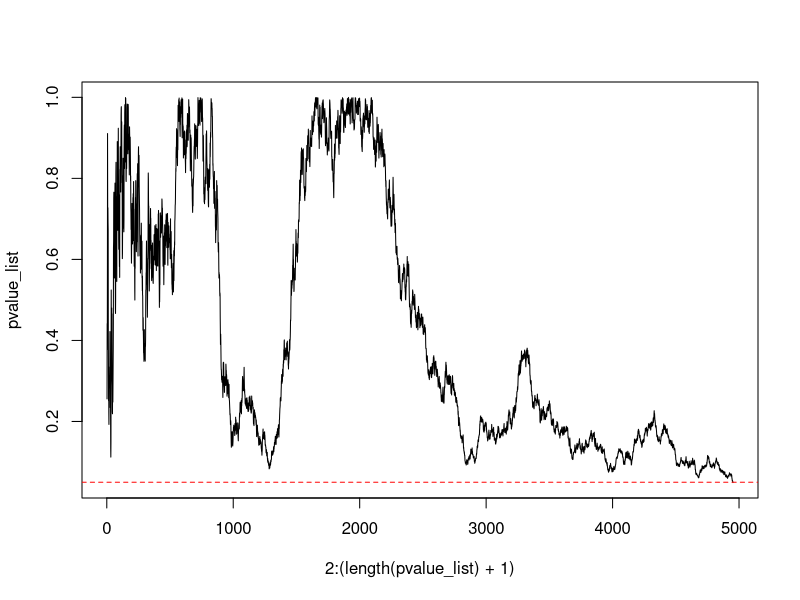
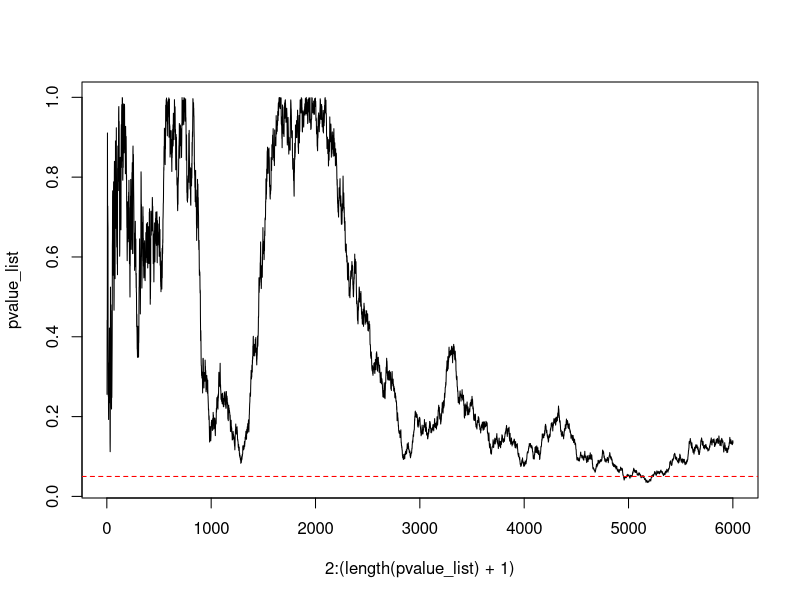
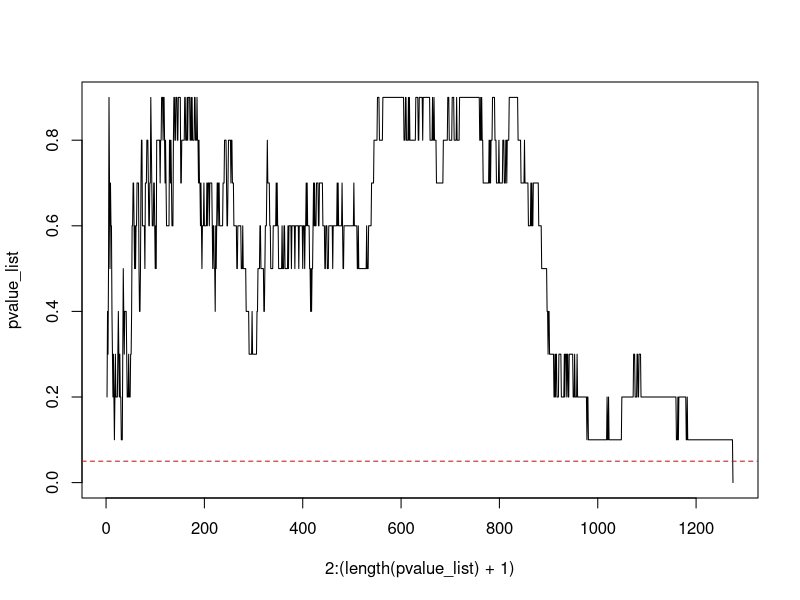

Reproduce these figures in R, in order.
# first plot code
# questionable practice
# vector to store the p values
pvalue_list <- c()

# set seed
set.seed(1)

# vector with the heights
  height_nl <- rnorm(1, 177, 10) #the std for nl/mne is 9.7cm rounded up to 10cm
  height_mne <- rnorm(1, 177, 10) #the mean for nl is 177.1cm and for mne is 176.6 so rounded for both is 177cm
  
  # loop infinitely
  repeat {
    # add a new test result every loop
    height_nl <- append(height_nl, rnorm(1, 177, 10))
    height_mne <- append(height_mne, rnorm(1, 177, 10))
    
    # perform the t-test
    out <- t.test(height_nl, height_mne)
  # append current p value to pvalue_list
  pvalue_list <- append(pvalue_list, out$p.value)
  # if the p value is under 0.05 stop the test
  if (out$p.value < 0.05){
    break
  }
  }
  
# plot the p values
plot(2:(length(pvalue_list)+1), pvalue_list, type = "l")
abline(h=0.05, col = "red", lty=2) #setting the p-value boundary

# second plot code
# showing the first plot is wrong
# vector to store the p values
pvalue_list <- c()

# set seed
set.seed(1)

# vector with the heights
height_nl <- rnorm(1, 177, 10)
height_mne <- rnorm(1, 177, 10)

# loop infinitely
for (i in 1:6000) {
  # add a new test result every loop
  height_nl <- append(height_nl, rnorm(1, 177, 10))
  height_mne <- append(height_mne, rnorm(1, 177, 10))
  
  # perform the t-test
  out <- t.test(height_nl, height_mne)
  # append current p value to pvalue_list
  pvalue_list <- append(pvalue_list, out$p.value)
}

# plot the p values
plot(2:(length(pvalue_list)+1), pvalue_list, type = "l")
abline(h=0.05, col = "red", lty=2) #setting the p-value boundary

#third plot code
#sequential testing and rounding down p-values

# set seed
set.seed(1)

pvalue_list <- c()
# vector with the heights
height_nl <- rnorm(1, 177, 10) #the std for nl/mne is 9.7cm rounded up to 10cm
height_mne <- rnorm(1, 177, 10) #the mean for nl is 177.1cm and for mne is 176.6 so rounded for both is 177cm

# loop infinitely
repeat {
  # add a new test result every loop
  height_nl <- append(height_nl, rnorm(1, 177, 10))
  height_mne <- append(height_mne, rnorm(1, 177, 10))
  
  # perform the t-test
  out <- t.test(height_nl, height_mne)
  round_out <- floor(out$p.value * 10)/ 10 #rounds down the p-values of out
  # append current p value to pvalue_list
  pvalue_list <- append(pvalue_list,round_out)
  # if the p value is under 0.05 stop the test
  if (round_out < 0.05){
    break
  }
}
# plot the p values
plot(2:(length(pvalue_list)+1), pvalue_list, type = "l")
abline(h=0.05, col = "red", lty=2) #setting the p-value boundary



